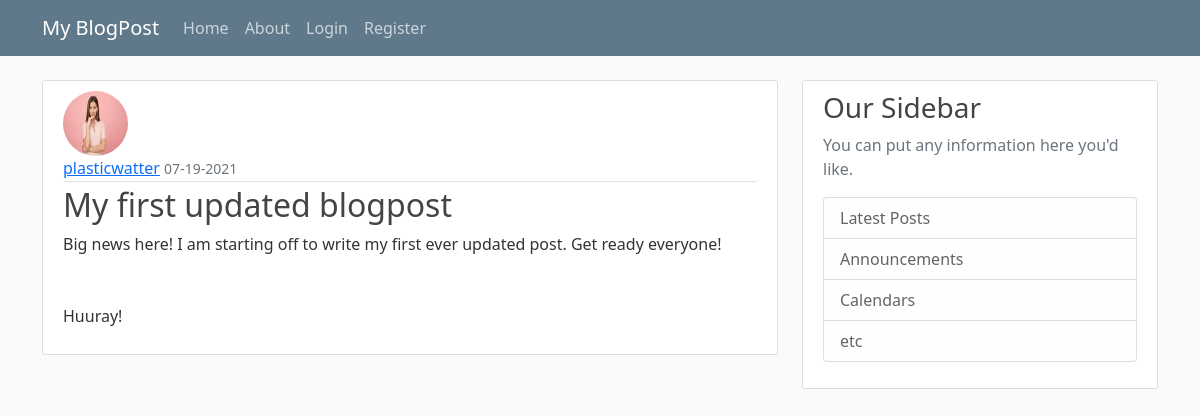
/post/1, run on the app's committed database.
### myblogpost/models.py (models this page shows, shortened)
class User(db.Model, UserMixin):
    id = db.Column(db.Integer, primary_key=True)
    username = db.Column(db.String(20), unique=True, nullable=False)
    email = db.Column(db.String(120), unique=True, nullable=False)
    image_file = db.Column(db.String(20), nullable=False, default='default.jpg') # going to hash these image files
    password = db.Column(db.String(60), nullable=False) # going to hash
    '''
    :param posts has relationship with Post model
    :param backref add author column in Post module
    :param lazy data is neccessary or not
    '''
    posts = db.relationship('Post', backref='author', lazy=True)

class Post(db.Model):
    id = db.Column(db.Integer, primary_key=True)
    title = db.Column(db.String(100), nullable=False)
    content = db.Column(db.Text, nullable=False)
    date_posted = db.Column(db.DateTime, nullable=False, default=datetime.utcnow) # use UTC for consistency purpose
    user_id = db.Column(db.Integer, db.ForeignKey('user.id'), nullable=False)

### myblogpost/routes.py (the view)
@app.route("/post/<int:post_id>")
def post(post_id):
    post = Post.query.get_or_404(post_id)  # Post.query.get(post_id)
    return render_template('post.html', title= post.title, post=post)

### myblogpost/templates/post.html (shortened to what this page needs)
{% extends "layout.html" %}
{% block content %}
    <article class="media content-section">
        <img class="rounded-circle article-img" src="{{ url_for('static', filename='profile_pics/' + post.author.image_file) }}"/>
        <div class="media-body">
        <div class="article-metadata">
            <a class="mr-2" href="{{ url_for('user_posts', username=post.author.username) }}">{{ post.author.username }}</a>
            <small class="text-muted">{{ post.date_posted.strftime('%m-%d-%Y') }}</small>
        </div>
        <h2 class="article-title">{{ post.title }}</h2>
        <p class="article-content">{{ post.content }}</p>
        </div>
    </article>
{% endblock content %}

### myblogpost/static/main.css (style rules this page uses)
body { background: #fafafa; color: #333333; margin-top: 5rem; }
h1, h2, h3, h4, h5, h6 { color: #444444; }
.content-section { background: #ffffff; padding: 10px 20px; border: 1px solid #dddddd; border-radius: 3px; margin-bottom: 20px; }
.article-title { color: #444444; }
.article-content { white-space: pre-line; }
.article-img { height: 65px; width: 65px; margin-right: 16px; }
.article-metadata { padding-bottom: 1px; margin-bottom: 4px; border-bottom: 1px solid #e3e3e3 }

### data on the page
User: image_file (picture), author.username "plasticwatter"
Post: date_posted "07-19-2021", title "My first updated blogpost", content "Big news here! I am starting off to write my first ever updated post. Get ready everyone! Huuray!"
